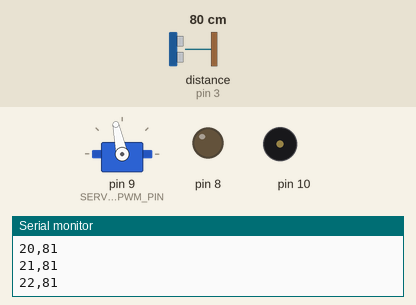
Simulated run of this sketch. Board: Arduino Uno, built with avr-gcc and run on an emulated ATmega328P. On the bench: servo, output pins drawn as LEDs (lit = HIGH), buzzer (waves = sounding), the last lines printed to the serial monitor. Inputs (shaded band) come from the test bench; at power-on: distance to the obstacle (sensor on pin 3) 80 cm. The echo pulse lasts 58.3 µs per cm.

Above: at 1.28 s.
1.3 s: distance to the obstacle (sensor on pin 3) set to 2 cm
At 1.45 s:
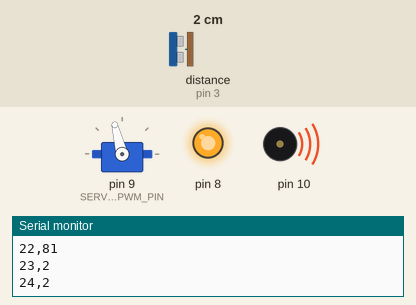
4.3 s: distance to the obstacle (sensor on pin 3) set to 18 cm
At 4.49 s:
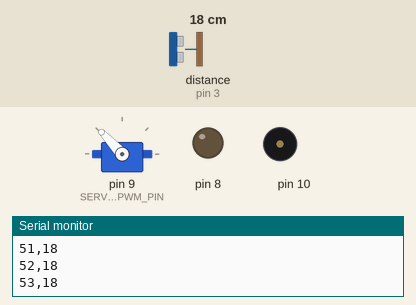
7.3 s: distance to the obstacle (sensor on pin 3) set to 13 cm
At 7.45 s:
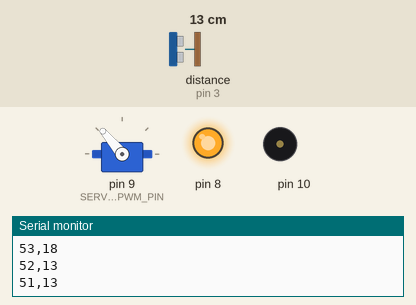
10.3 s: distance to the obstacle (sensor on pin 3) set to 9 cm
At 10.46 s:
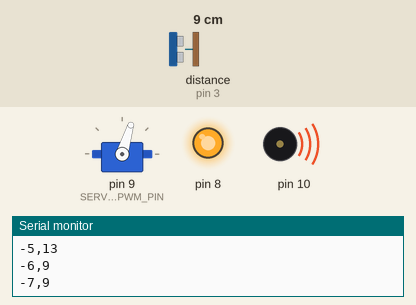
13.3 s: distance to the obstacle (sensor on pin 3) set to 35 cm
At 13.47 s:
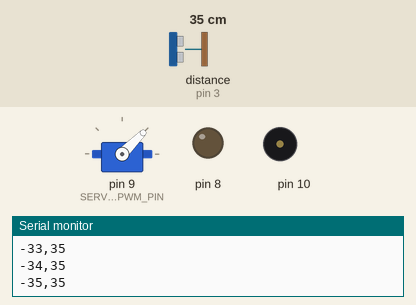
16.3 s: distance to the obstacle (sensor on pin 3) set to 250 cm
Timing chart, 0 to 20.3 s (numbered marks = the images above; inputs shaded):
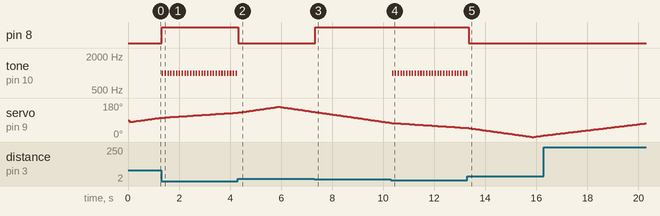

Measured:
- the behaviour switches between 16 and 15 cm on distance to the obstacle (sensor on pin 3) (found by bisection; images 2 and 3)
- the behaviour switches between 11 and 10 cm on distance to the obstacle (sensor on pin 3) (found by bisection; images 3 and 4)
- after the input at 1.3 s, pin 8: LOW → HIGH at once; tone on pin 10: alternates 1000 Hz for 0.06 s and silent for 0.05 s, starting at once
- after the input at 4.3 s, pin 8: HIGH → LOW at once; tone on pin 10: stops changing and stays silent
- after the input at 7.3 s, pin 8: LOW → HIGH after 0.05 s
- after the input at 10.3 s, tone on pin 10: alternates 1000 Hz for 0.06 s and silent for 0.05 s, starting after 0.05 s
- after the input at 13.3 s, pin 8: HIGH → LOW after 0.06 s; tone on pin 10: goes on until 13.3 s, then stays silent

The sketch:

project.ino
```cpp
#include <TimerFreeTone.h>
#include <NewPing.h>
#include <Servo.h>


#define TRIGGER_PIN  2   // Arduino pin 2 tied to trigger pin on the ultrasonic sensor.
#define ECHO_PIN     3   // Arduino pin 3 tied to echo pin on the ultrasonic sensor.
#define MAX_DISTANCE 200 // Maximum distance we want to ping for (in centimeters). Maximum sensor distance is rated at 400-500cm.
#define SERVO_PWM_PIN 9 //set servo to Arduino's p


// means -angle .. angle
#define ANGLE_BOUNDS 80
#define ANGLE_STEP 1

int angle = 0;

// direction of servo movement
// -1 = back, 1 = forward
int dir = 1;

Servo myservo;
NewPing sonar(TRIGGER_PIN, ECHO_PIN, MAX_DISTANCE);

void setup() {
  Serial.begin(9600); // initialize the serial port:
  myservo.attach(SERVO_PWM_PIN); //set servo to Arduino's pin 9
  pinMode (8, OUTPUT);
  pinMode (10, OUTPUT);
}

void loop() {

  delay(50);
  // we must renormalize to positive values, because angle is from -ANGLE_BOUNDS .. ANGLE_BOUNDS
  // and servo value must be positive
  myservo.write(angle + ANGLE_BOUNDS);

  // read distance from sensor and send to serial
  getDistanceAndSend2Serial(angle);

  // calculate angle
  if (angle >= ANGLE_BOUNDS || angle <= -ANGLE_BOUNDS) {
    dir = -dir;
  }
  angle += (dir * ANGLE_STEP);
}

int getDistanceAndSend2Serial(int angle) {
  int cm = sonar.ping_cm();
  Serial.print(angle, DEC);
  Serial.print(",");
  Serial.println(cm, DEC);

  if (cm > 15 || cm == 0) {
    digitalWrite (8, LOW);
  }
  else {
    digitalWrite (8, HIGH);
  }

  if (cm <= 10 && cm != 0) {
    TimerFreeTone(10, 1000, 60);
  }

}
```
